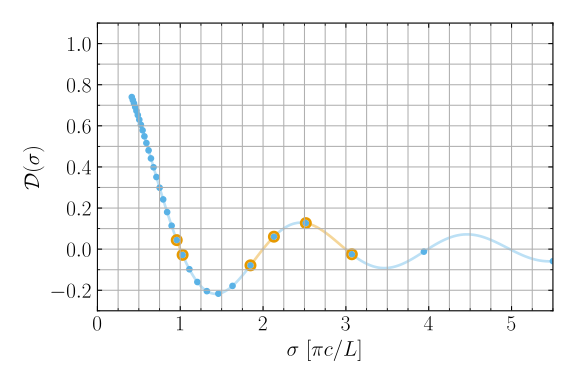

Recreate this plot in Python.
#!/usr/bin/env python
#
# Discriminant brackets plot (inverse grid)

# Imports

import matplotlib.pyplot as plt
import matplotlib.ticker as tkr
import numpy as np
import numpy.linalg as la
import scipy.optimize as op

from colors import *

# Plot settings

plt.style.use('web.mplstyle')

# Calculation & plot parameters

N = 50
M = 32
M_LINE = 1000

sigma_min = 0.415
sigma_max = 5.5
n_sigma = M
n_sigma_line = M_LINE

D_min = -0.3
D_max = 1.1

# System matrix

def S (sigma):

    tau = np.pi/(N-1)

    S = np.zeros([N, N])

    S[0,0] = 1.

    for i in range(1, N-1):
        S[i,i] = tau**2*sigma**2 - 2.
        S[i,i-1] = 1.
        S[i,i+1] = 1.

    S[N-1,N-1] = 1.

    return S

# Discriminant function

def discrim (sigma):

    return la.det(S(sigma))/((-1)**(N-2)*(N-1))

# Evaluate data

sigma = 1/np.linspace(1/sigma_min, 1/sigma_max, n_sigma)

D = np.empty(n_sigma)

for i in range(n_sigma):
    D[i] = discrim(sigma[i])

sigma_line = np.linspace(sigma_min, sigma_max, n_sigma_line)
D_line = np.empty(n_sigma_line)

for i in range(n_sigma_line):
    D_line[i] = discrim(sigma_line[i])

# Bracket roots

i_bracket = np.where(D[1:]*D[:-1] <= 0.)[0]

# Construct line segments for each interval

n_seg = n_sigma-1

sigma_seg = np.ndarray([n_seg], dtype=np.ndarray)
D_seg = np.ndarray([n_seg], dtype=np.ndarray)
color_seg = np.ndarray([n_seg], dtype=list)

for i in range(n_seg):
    j = np.where(np.logical_and(sigma_line >= sigma[i],sigma_line <= sigma[i+1]))[0]
    sigma_seg[i] = sigma_line[j]
    D_seg[i] = D_line[j]
    if D[i]*D[i+1] < 0.:
        color_seg[i] = ORANGE
    else:
        color_seg[i] = SKY_BLUE

# Do the plot

fig, ax = plt.subplots()

for i in range(n_seg):
    ax.plot(sigma_seg[i], D_seg[i], color=color_seg[i], alpha=0.4, zorder=0)

ax.plot(sigma, D, 'o', color=SKY_BLUE, zorder=0)

ax.plot(sigma[i_bracket], D[i_bracket], 'o', mfc='None', mec=ORANGE, mew=2, ms=7, zorder=1)
ax.plot(sigma[i_bracket+1], D[i_bracket+1], 'o', mfc='None', mec=ORANGE, mew=2, ms=7, zorder=1)

ax.set_xlabel(r'$\sigma\ [\pi c/L]$')
ax.set_ylabel(r'$\mathcal{D}(\sigma)$')

ax.set_xlim(0., sigma_max)
ax.set_ylim(D_min, D_max)

ax.grid(True, which='both', zorder=-1)

ax.xaxis.set_major_locator(tkr.MultipleLocator(1))
ax.xaxis.set_minor_locator(tkr.MultipleLocator(0.25))

ax.yaxis.set_major_locator(tkr.MultipleLocator(0.2))
ax.yaxis.set_minor_locator(tkr.MultipleLocator(0.1))

# Write out the figure

fig.tight_layout()
fig.savefig('fig_discrim_brackets_inv.svg')
